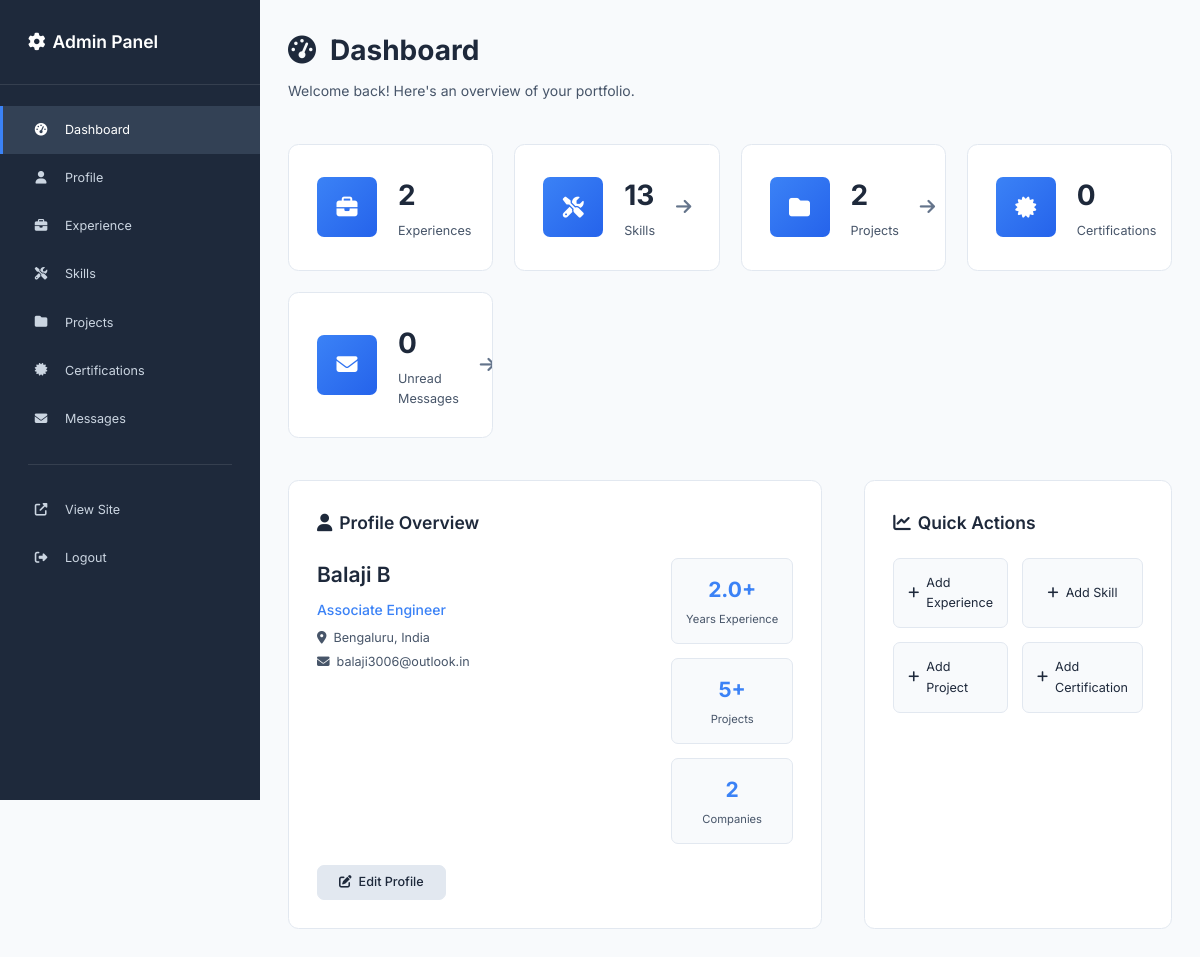
The page /admin (signed in) on the database its author committed.
### app.py (models this page shows)
class Profile(db.Model):
    id = db.Column(db.Integer, primary_key=True)
    name = db.Column(db.String(100), nullable=False)
    title = db.Column(db.String(200), nullable=False)
    description = db.Column(db.Text, nullable=False)
    email = db.Column(db.String(120), nullable=False)
    phone = db.Column(db.String(20))
    location = db.Column(db.String(100))
    profile_image = db.Column(db.String(200))
    resume_url = db.Column(db.String(200))
    github_url = db.Column(db.String(200))
    linkedin_url = db.Column(db.String(200))
    orcid_url = db.Column(db.String(200))
    years_experience = db.Column(db.Float, default=0)
    projects_completed = db.Column(db.Integer, default=0)
    companies_worked = db.Column(db.Integer, default=0)
    updated_at = db.Column(db.DateTime, default=datetime.utcnow, onupdate=datetime.utcnow)

### app.py (the view)
@app.route('/admin')
def admin_dashboard():
    if not session.get('is_admin'):
        return redirect(url_for('admin_login'))
    profile = Profile.query.first()
    total_experiences = Experience.query.count()
    total_skills = Skill.query.count()
    total_projects = Project.query.count()
    total_certifications = Certification.query.count()
    unread_messages = Contact.query.filter_by(is_read=False).count()
    return render_template('admin/dashboard.html',
                         profile=profile,
                         total_experiences=total_experiences,
                         total_skills=total_skills,
                         total_projects=total_projects,
                         total_certifications=total_certifications,
                         unread_messages=unread_messages)

### templates/admin/dashboard.html (shortened to what this page needs)
{% extends "admin/base.html" %}
{% block content %}
<div class="admin-header">
    <h1><i class="fas fa-tachometer-alt"></i> Dashboard</h1>
    <p>Welcome back! Here's an overview of your portfolio.</p>
</div>
<div class="dashboard-stats">
    <div class="stat-card">
        <div class="stat-icon">
            <i class="fas fa-briefcase"></i>
        </div>
        <div class="stat-content">
            <h3>{{ total_experiences }}</h3>
            <p>Experiences</p>
        </div>
    </div>
    <div class="stat-card">
        <div class="stat-icon">
            <i class="fas fa-tools"></i>
        </div>
        <div class="stat-content">
            <h3>{{ total_skills }}</h3>
            <p>Skills</p>
        </div>
        <a href="{{ url_for('admin_skills') }}" class="stat-link">
            <i class="fas fa-arrow-right"></i>
        </a>
    </div>
    <div class="stat-card">
        <div class="stat-icon">
            <i class="fas fa-folder"></i>
        </div>
        <div class="stat-content">
            <h3>{{ total_projects }}</h3>
            <p>Projects</p>
        </div>
        <a href="{{ url_for('admin_projects') }}" class="stat-link">
            <i class="fas fa-arrow-right"></i>
        </a>
    </div>
    <div class="stat-card">
        <div class="stat-icon">
            <i class="fas fa-certificate"></i>
        </div>
        <div class="stat-content">
            <h3>{{ total_certifications }}</h3>
            <p>Certifications</p>
        </div>
    </div>
    <div class="stat-card">
        <div class="stat-icon">
            <i class="fas fa-envelope"></i>
        </div>
        <div class="stat-content">
            <h3>{{ unread_messages }}</h3>
            <p>Unread Messages</p>
        </div>
        <a href="{{ url_for('admin_messages') }}" class="stat-link">
            <i class="fas fa-arrow-right"></i>
        </a>
    </div>
</div>
<div class="dashboard-content">
    <div class="dashboard-section">
        <h2><i class="fas fa-user"></i> Profile Overview</h2>
        {% if profile %}
        <div class="profile-overview">
            <div class="profile-info">
                <h3>{{ profile.name }}</h3>
                <p class="profile-title">{{ profile.title }}</p>
                <p class="profile-location">
                    <i class="fas fa-map-marker-alt"></i>
                    {{ profile.location }}
                </p>
                <p class="profile-email">
                    <i class="fas fa-envelope"></i>
                    {{ profile.email }}
                </p>
            </div>
            <div class="profile-stats">
                <div class="profile-stat">
                    <span class="stat-value">{{ profile.years_experience }}+</span>
                    <span class="stat-label">Years Experience</span>
                </div>
                <div class="profile-stat">
                    <span class="stat-value">{{ profile.projects_completed }}+</span>
                    <span class="stat-label">Projects</span>
                </div>
                <div class="profile-stat">
                    <span class="stat-value">{{ profile.companies_worked }}</span>
                    <span class="stat-label">Companies</span>
                </div>
            </div>
        </div>
        <a href="{{ url_for('admin_profile') }}" class="btn btn-secondary">
            <i class="fas fa-edit"></i>
            Edit Profile
        </a>
        {% else %}
        <p>No profile information found. <a href="{{ url_for('admin_profile') }}">Create profile</a></p>
        {% endif %}
    </div>
    <div class="dashboard-section">
        <h2><i class="fas fa-chart-line"></i> Quick Actions</h2>
        <div class="quick-actions">
            <a href="{{ url_for('admin_add_experience') }}" class="action-btn">
                <i class="fas fa-plus"></i>
                Add Experience
            </a>
            <a href="{{ url_for('admin_add_skill') }}" class="action-btn">
                <i class="fas fa-plus"></i>
                Add Skill
            </a>
            <a href="{{ url_for('admin_add_project') }}" class="action-btn">
                <i class="fas fa-plus"></i>
                Add Project
            </a>
            <a href="{{ url_for('admin_add_certification') }}" class="action-btn">
                <i class="fas fa-plus"></i>
                Add Certification
            </a>
        </div>
    </div>
</div>
{% endblock %}

### rows shown on the page
Profile: name "Balaji B", title "Associate Engineer", location "Bengaluru, India", email "balaji3006@outlook.in", years_experience "2.0", projects_completed "5", companies_worked "2"

### other values the page prints
{{ total_experiences }} "2"
{{ total_skills }} "13"
{{ total_projects }} "2"
{{ total_certifications }} "0"
{{ unread_messages }} "0"
